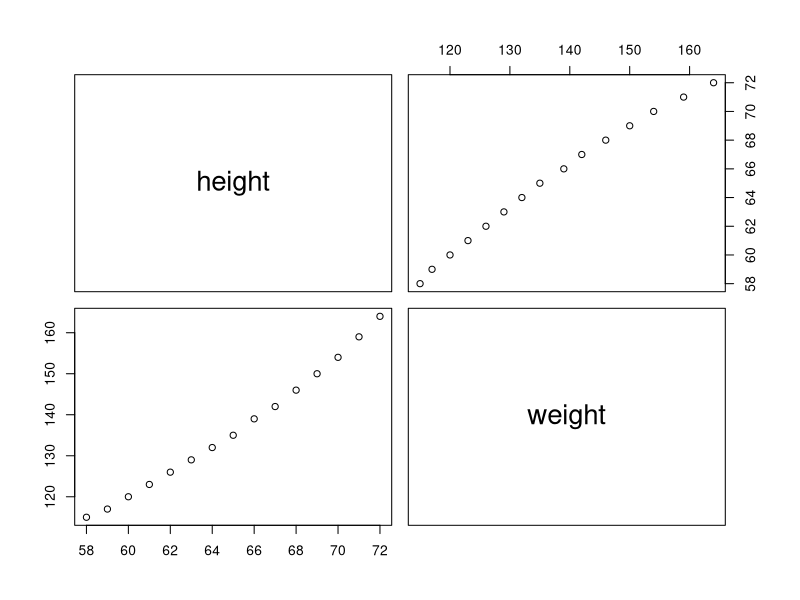

This chart was generated by the following R code: (Note: this script raises an error after producing the figure.)
#simple linear regression - women

women
head(women)
names(women)
cov(women$height, women$weight)
cor(women$height, women$weight)
pairs(women)

fit1 =lm(weight ~ height, data=women)
summary(fit1)
-------------------------------------------------------------
#Data
  
# Regression Analysis
# Simple Linear with 1 IV and 1 DV

data(women)
women
names(women)
str(women)

cov(women$height, women$weight)
#69 : which show positive relationship between height and weight

cor(women$height, women$weight)
#0.995 : which shows Strong and Positive relationship betw height & weight
0.995^2 # also equal R^2 value in this case (Simple Linear Regression)

plot(x=women$height, y=women$weight, type='b')
abline(lm(weight ~ height, data=women), col='red')
names(women)  #x- IV, y -DV
fit1 = lm(weight ~ height, data=women)  # creating a model
summary(fit1)  #summary of the Model

#Ho: (F Test) : No relationship between Y and any X
#Ha:  There is relationship between Y and at least one X
# p < 0.05 Reject Ho in favour of Ha

attributes(fit1)  #output of model

#coefficients
coef(fit1)
#p values for b0 & b1 are significant as it is < 0.05
#pvalue1 = 1.71e-09 < 0.05
#pvalue2 = 1.09e-14 < 0.05

coef(fit1)
#Y = -87 + 3.4 * X  # no extrapolations
(Y = -87 + 3.4 * 20)  # weight cannot be negative
range(women$height)
(Y = -87 + 3.4 * 58)
(Y = -87 + 3.4 * 61.5)
(Y = -87 + 3.4 * 72)
range(women$height)
women

---------------------------------------------
#for simple linear regression- rsquare
#for multiple linear regression-sdj.r.square
----------------------------------------------
#R^2
(summary(fit1))$r.squared  #0.991
(summary(fit1))$adj.r.squared  #0.9903
#99% of variation in weight is explained by Height
#Good Linear Model for Prediction


#FStats : p value
(summary(fit1))$fstatistic 
#pvalue : 1.09e-14  < 0.05 : Model exists
#There is at least 1 IV which explains variation in Y (DV)


#Prediction : for height = 65, 66

(new1 = data.frame(height=c(65,66,66.5)))
new1
(p1=predict(fit1, newdata = new1))
cbind(new1, p1)
#136.7333 140.1833

(new2 = data.frame(height=c(60,69)))
(p2=predict(fit1, newdata = new2))
cbind(new2, p2)

?predict
predict(fit1, newdata = new1, interval='confidence')
predict(fit1, newdata = new1, interval='prediction')

women
women$weight
fitted(fit1) # predicted values of all original Xs
predict(fit1, newdata = data.frame(women$height)) # same as above for single X

new3 = data.frame(women$height)  # DF using height of original data
cbind(women, fitted(fit1), residuals(fit1))  # compare women, predicted, errors
residuals(fit1)  # diff between actual and predicted values of weight
summary(fit1)
summary(residuals(fit1))

plot(fit1)
cor(fitted(fit1), women$weight)
summary(fit1)